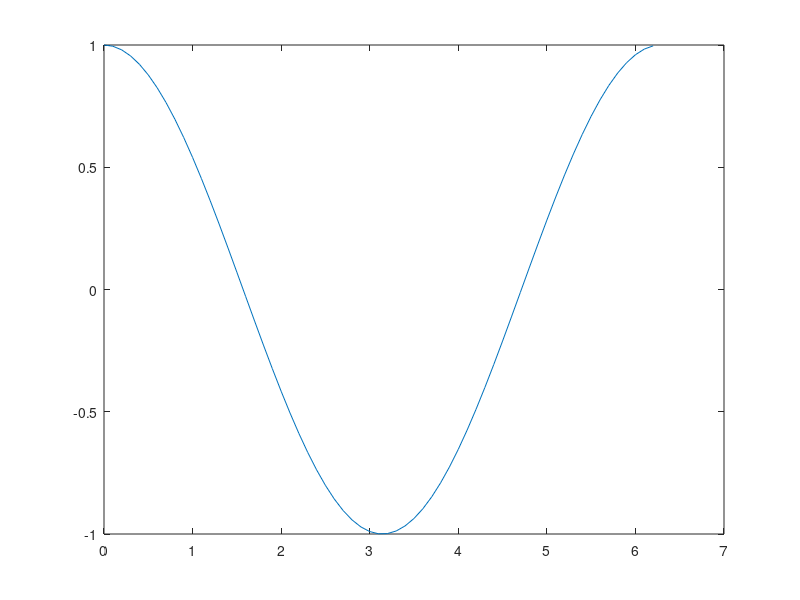

Reproduce this figure in MATLAB.
%% Plot a line

% description here

x=1:2:10;
y=1:2:10;

plot(x,y)

t = [0:0.1:2*pi]
sint = sin(t)
plot(t,sint)
plot(t,cos(t))
